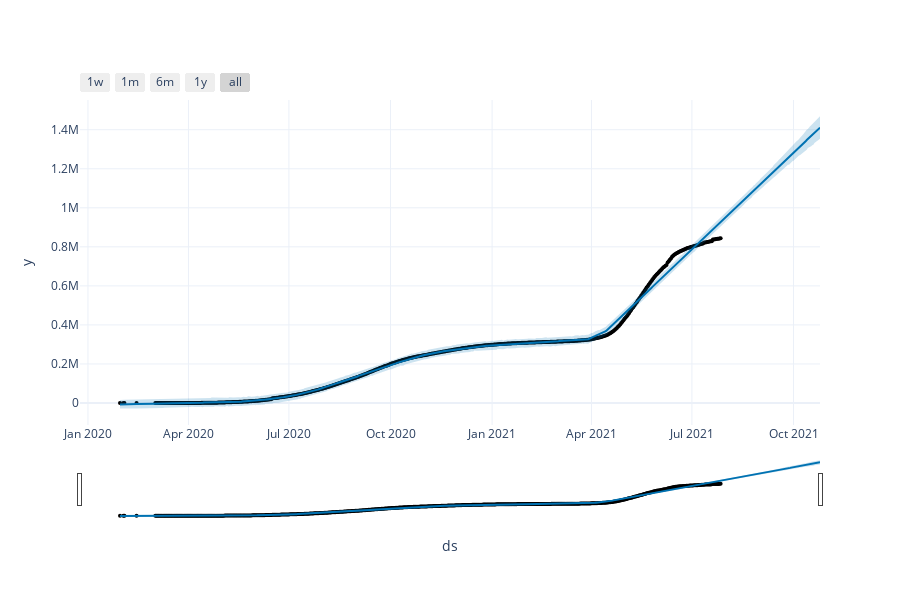

The cell this chart's notebook holds for it:
### Code cell
fig = plot_plotly(model_D, forecast_india_deceased) 

fig.update_layout(template='plotly_white')

iplot(fig)

### Figure 1 — Plotly figure (JSON) as saved in the notebook; plotly's stock layout.template omitted (floating-point values rounded to 4 significant figures; data arrays with more than 128 entries replaced by an {"elided": "..."} marker saying what was removed)
{"data": [{"marker": {"color": "black", "size": 4}, "mode": "markers", "name": "Actual", "type": "scatter", "x": {"elided": "517 str values"}, "y": {"elided": "517 int values"}}, {"hoverinfo": "skip", "line": {"width": 0}, "mode": "lines", "type": "scatter", "x": {"elided": "607 str values"}, "y": {"elided": "607 float values"}}, {"fill": "tonexty", "fillcolor": "rgba(0, 114, 178, 0.2)", "line": {"color": "#0072B2", "width": 2}, "mode": "lines", "name": "Predicted", "type": "scatter", "x": {"elided": "607 str values"}, "y": {"elided": "607 float values"}}, {"fill": "tonexty", "fillcolor": "rgba(0, 114, 178, 0.2)", "hoverinfo": "skip", "line": {"width": 0}, "mode": "lines", "type": "scatter", "x": {"elided": "607 str values"}, "y": {"elided": "607 float values"}}], "layout": {"height": 600, "showlegend": false, "width": 900, "xaxis": {"rangeselector": {"buttons": [{"count": 7, "label": "1w", "step": "day", "stepmode": "backward"}, {"count": 1, "label": "1m", "step": "month", "stepmode": "backward"}, {"count": 6, "label": "6m", "step": "month", "stepmode": "backward"}, {"count": 1, "label": "1y", "step": "year", "stepmode": "backward"}, {"step": "all"}]}, "rangeslider": {"visible": true}, "title": {"text": "ds"}, "type": "date"}, "yaxis": {"title": {"text": "y"}}}}
